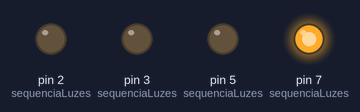
Bench run of a sketch on a simulated Arduino Uno, built with avr-gcc and run on an emulated ATmega328P. On the bench: output pins drawn as LEDs (lit = HIGH). At 30.0 s the program stops and its outputs stay as they are.

Above: at 0.2 s.
At 1.2 s:
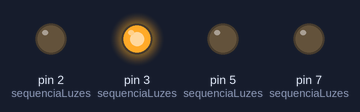
At 1.7 s:
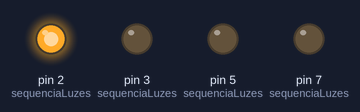
At 3.2 s:
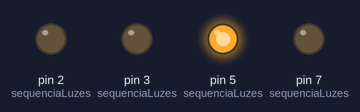
At 4.7 s:
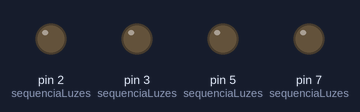
Timing chart, 0 to 5.8 s (numbered marks = the images above):
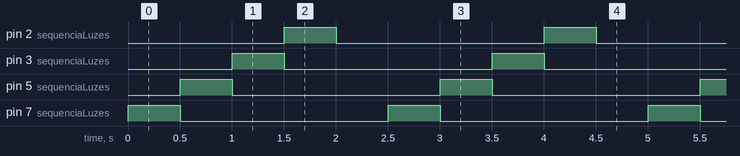

The sketch:

blink_leds.ino
```cpp
#define LED_VERDE 7
#define LED_VERMELHO 5
#define LED_AMARELO 3
#define LED_BRANCO 2
#define MEIO_SEGUNDO 500

int sequenciaLuzes[] = {LED_VERDE, LED_VERMELHO, LED_AMARELO, LED_BRANCO};
int total = 10;

void setup() {
  Serial.begin(9600);
  inicializaLED();
}

void loop(){
 for(int i=0;i<4;i++) {
  digitalWrite(sequenciaLuzes[i],HIGH);
  delay(MEIO_SEGUNDO);
  digitalWrite(sequenciaLuzes[i],LOW);
 }
 delay(MEIO_SEGUNDO);

 if(total-- < 0) {
  exit(0);
 }
}

void inicializaLED() {
 for(int i=0;i<4;i++) {
  pinMode(sequenciaLuzes[i],OUTPUT);
 }
}
```

Measured:
- by itself, pin 2 (sequenciaLuzes), pin 3 (sequenciaLuzes), pin 5 (sequenciaLuzes): alternates HIGH for 0.50 s and LOW for 2.0 s
- by itself, pin 7 (sequenciaLuzes): alternates HIGH for 0.50 s and LOW for 2.0 s, 24 changes in all, then stays LOW
- by itself, everything shown: repeats every 2.5 s, in 5 steps
